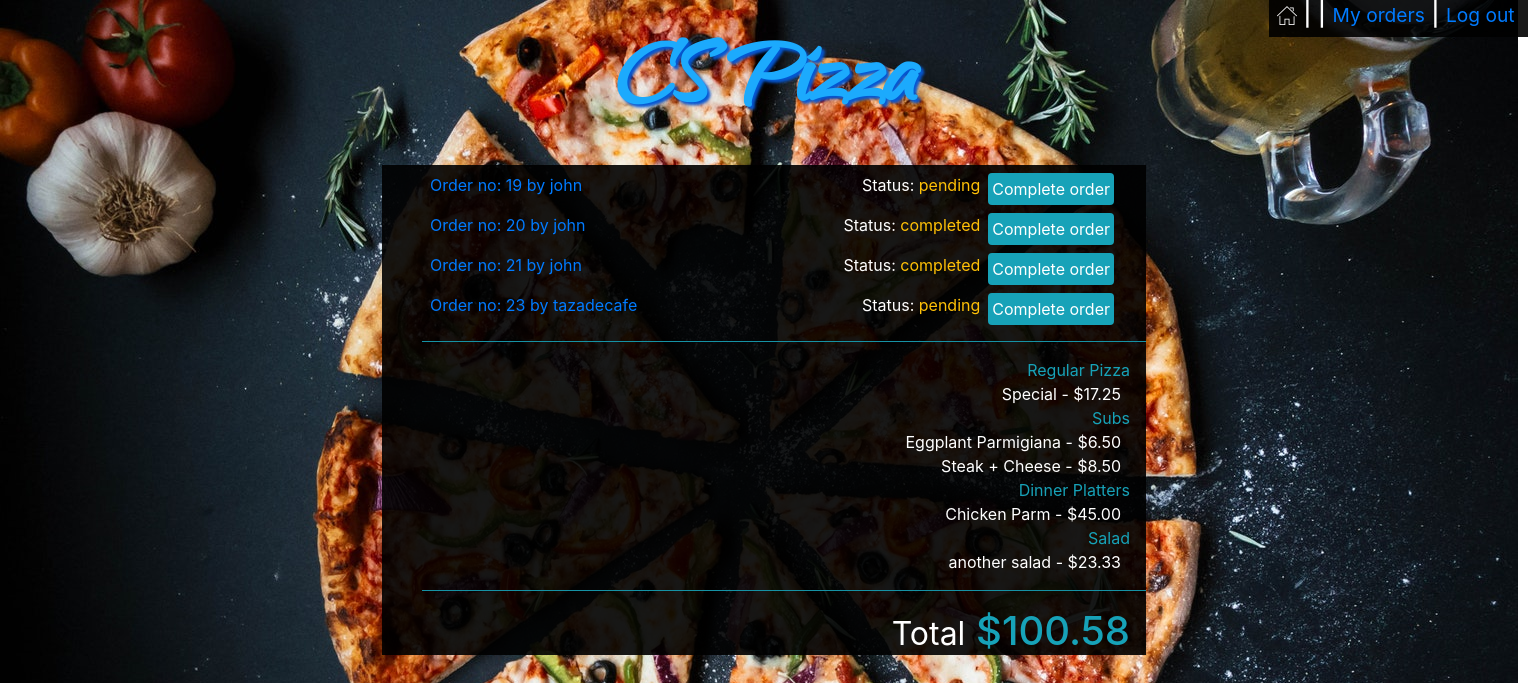
/orders_manager/john/19, run on the app's committed database.
### orders/models.py (models this page shows, shortened)
class User_order(models.Model):
    user=models.ForeignKey(User,on_delete=models.CASCADE)
    order_number=models.IntegerField()
    topping_allowance=models.IntegerField(default=0)
    status=models.CharField(max_length=64,default='initiated')

class Order2(models.Model):
    user=models.ForeignKey(User,on_delete=models.CASCADE)
    number=models.IntegerField()
    category=models.CharField(max_length=64,null=True)
    name=models.CharField(max_length=64)
    price=models.DecimalField(max_digits=4,decimal_places=2)
    def __str__(self):
        return f"{self.name} - ${self.price} "

### orders/views.py (the view)
# urls.py: path("orders_manager/<str:user>/<str:order_number>", views.orders_manager, name="orders_manager"),
def orders_manager(request,user,order_number):
    user=User.objects.get(username=user)
    context = {
        "Checkout":Order2.objects.filter(user=user,number=order_number),
        "Checkout_category":Order2.objects.filter(user=user,number=order_number).values_list('category').distinct(),
        "Total":list(Order2.objects.filter(user=user,number=order_number).aggregate(Sum('price')).values())[0],
        "user":request.user,
        "Category": Category.objects.all(),
        "Order_number":order_number,
        "All_orders":User_order.objects.exclude(status='initiated')
    }
    return render(request,"orders_manager.html",context)

### orders/templates/orders_manager.html (shortened to what this page needs)
<!DOCTYPE html>
<html style="height:100%">
<head>
    {% load static %}
    <link rel="stylesheet" type="text/css" href="{% static 'styles.css' %}">
    <link rel="stylesheet" href="https://maxcdn.bootstrapcdn.com/bootstrap/4.1.3/css/bootstrap.min.css">
</head>
<body style="height:100%">
    {% if Category %}
    <div id='username'>
        <h4 class='px-2' ><a href="{% url 'index' %}"><img src="{% static 'home.png' %}"></a> |
            {{user.username}} |
            {% if not user.is_superuser %}
            <small><a href="{% url 'my_orders' Order_number %}">My orders</a></small> |
            {% endif %}
            <small><a href="{% url 'logout' %}"> Log out&nbsp;</a></small>
        </h4>
    </div>
    {% endif %}
    <p id='logo' class='text-center m-0 font-weight-bold'><a href="{% url 'index' %}">CS Pizza</a></p>
    <div id='my_orders_container' class='w-50 mx-auto'>
        <div class=' text-left pr-3'>
            <ul >
                {% for row in All_orders%}
                <li class='p-2' >
                    <a href="{% url 'orders_manager' row.user row.order_number  %}"><span>Order no: {{row.order_number}} by {{row.user}}</span></a>
                    <a href="{% url 'complete_order' row.user row.order_number  %}"><span class='float-right mx-2 p-1 bg-info rounded text-white'>Complete order</span></a>
                    <span class='float-right'>Status: <span class='text-warning'>{{row.status}}</span></span>
                </li>
                {% endfor %}
            </ul>
        </div>
        <ul>
            <hr class='bg-info'>
            {% for check_cat in Checkout_category %}
                <li class='text-info text-right pr-3'>{{check_cat|cut:"("|cut:")"|cut:","|cut:"'"}}</li>
                {% for row in Checkout %}
                {% if row.category == check_cat|cut:"("|cut:")"|cut:","|cut:"'"  %}
                <li class='pr-3 text-right'>{{row}}&nbsp;</li>
                {% endif %}
                {% endfor %}
            {% endfor %}
            <hr class='bg-info'>
            <li class='text-info text-right pr-3 '><h1><small class='text-white'>Total</small> ${{Total|floatformat:2}}</h1></li>
        </ul>
    </div>
</body>
</html>

### orders/static/styles.css (style rules this page uses)
#logo { padding:0px; font-family: webLogo ; font-size: 110px; text-shadow: 3px 3px 3px rgb(5, 87, 211); }
#logo a:link, #place_order:link, #confirm_order:link { color:rgb(28, 170, 253); }
#center_box,#username { background-color: rgba(0, 0, 0, 0.9); color: white; }
#username { position: absolute; right: 0; }
li { list-style-type: none; }
#my_orders_container { background-color: rgba(0, 0, 0, 0.9); color: white; }

### data on the page
User_order: order_number "19", user "john", status "pending"
User_order: order_number "20", user "john", status "completed"
User_order: order_number "21", user "john", status "completed"
User_order: order_number "23", user "tazadecafe", status "pending"
Order2: name+price "Special - $17.25"
Order2: name+price "Eggplant Parmigiana - $6.50"
Order2: name+price "Steak + Cheese - $8.50"
Order2: name+price "Chicken Parm - $45.00"
Order2: name+price "another salad - $23.33"

### other printed values
{{ check_cat|cut:"("|cut:")"|cut:","|cut:"'" }} "Regular Pizza" "Subs" "Dinner Platters" "Salad"
{{ Total|floatformat:2 }} "100.58"
